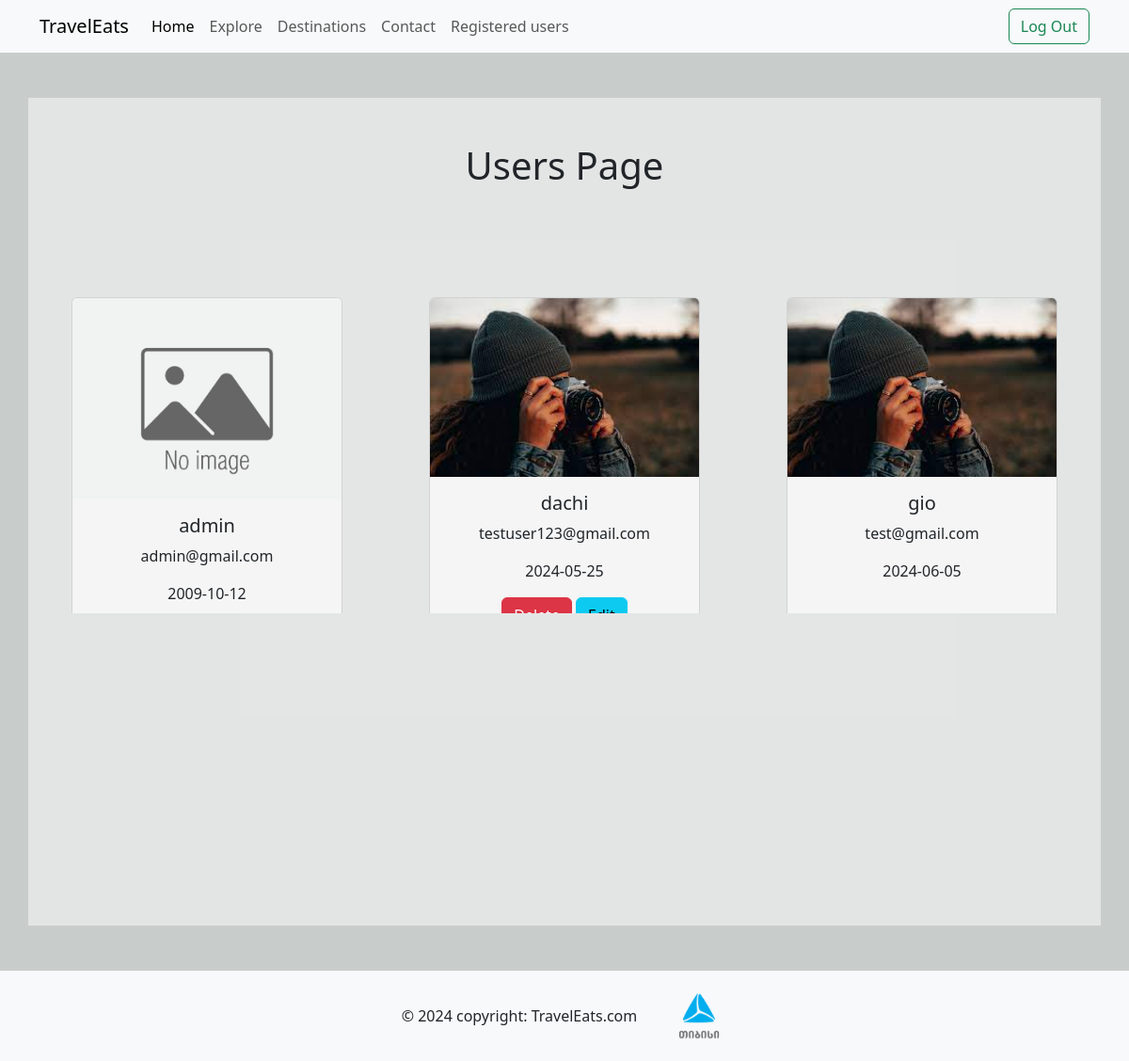
The page /registered_users (signed in) on the database its author committed.
### model.py (models this page shows, shortened)
class User(db.Model, UserMixin):
    __tablename__ = "users"
    id = db.Column(db.Integer(), primary_key=True)
    username = db.Column(db.String())
    gender = db.Column(db.String())
    path = db.Column(db.String())
    email = db.Column(db.String())
    password = db.Column(db.String())
    birthday = db.Column(db.Date())
    role = db.Column(db.String())

### routes.py (the view)
@app.route("/registered_users")
@login_required
def registered():
    registered_users = User.query.all()
    return render_template("users.html", registered_users=registered_users)

### model.py (called while the page is built)
@login_manager.user_loader
def load_user(user_id):
    return User.query.get(user_id)

### templates/users.html
{% extends "base.html" %}
{% block content %}
<div class="container-sm" style=" height:110vh; background-color:rgba(255, 255, 255, 0.5)">
    <div class="row text-center pt-5">
        <h1>Users Page</h1>
    </div>
    <div class="row text-center pt-5" style="height:32vw; overflow-y:auto; margin-top:5vw;">
        {% for user in registered_users %}
        <div class="col align_center" style="margin-bottom:3vw">
            <div class="card" style="width: 18rem;">
                <img src="/static/{{ user['path'] }}" class="card-img-top" alt="...">
                <div class="card-body">
                    <h5 class="card-title">{{user.username}}</h5>
                    <p class="card-text">{{user.email}}</p>
                    <p class="card-text">{{ user.birthday }}</p>
                    {% if current_user.role == "admin" or current_user.username == user.username %}
                    <a class="btn btn-danger" href="/delete_user/{{ user.id }}">Delete</a>
                    <a class="btn btn-info" href="/edit_user/{{user.id}}">Edit</a>
                    {% endif %}
                </div>
            </div>
        </div>
        {% endfor %}
    </div>
</div>
{% endblock %}

### static/styles.css (style rules this page uses)
.card-body { background-color:#F5F5F5 }
.align_center { display:flex; justify-content:center; }

### rows shown on the page
User: path (placeholder picture), username "admin", email "admin@gmail.com", birthday "2009-10-12"
User: path (picture), username "dachi", email "testuser123@gmail.com", birthday "2024-05-25"
User: path (picture), username "gio", email "test@gmail.com", birthday "2024-06-05"
